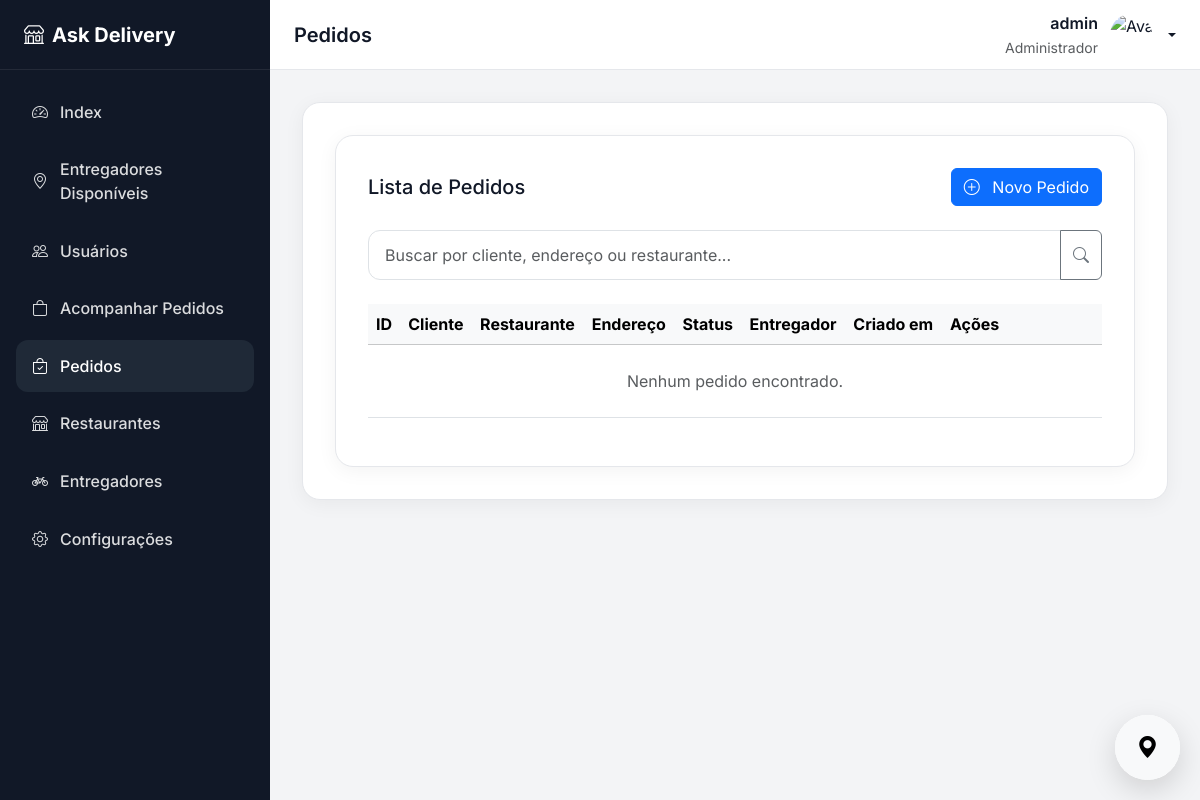
Page /orders/orders/list/ (signed in) on the earlier database version.
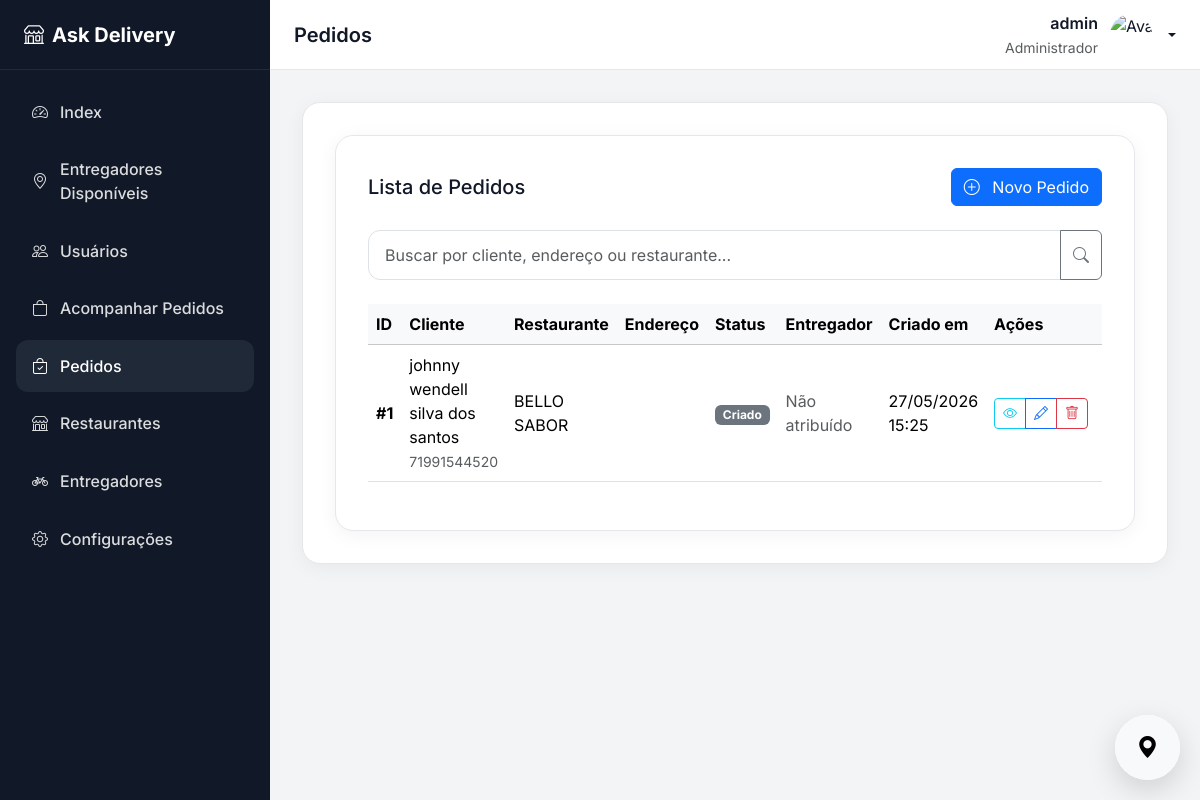
Same page on the later database version.
### orders/models.py (models this page shows, shortened)
class Order(models.Model):
    class Status(models.TextChoices):
        CREATED = 'created', 'Criado'
        APPROVED = 'approved', 'Aprovado pelo restaurante'
        ACCEPTED = 'accepted', 'Aceito pelo entregador'
        PICKING = 'picking', 'Em coleta'
        IN_TRANSIT = 'in_transit', 'Em rota'
        DELIVERED = 'delivered', 'Entregue'
        CANCELED = 'canceled', 'Cancelado'
    customer_name = models.CharField(max_length=150)
    customer_phone = models.CharField(max_length=20, blank=True, null=True)
    latitude = models.DecimalField(max_digits=15, decimal_places=10)
    longitude = models.DecimalField(max_digits=15, decimal_places=10)
    status = models.CharField(
        max_length=20,
        choices=Status.choices,
        default=Status.CREATED
    )
    restaurante = models.ForeignKey(
        Restaurante,
        related_name='orders_restaurante',
        on_delete=models.CASCADE,
    )
    entregador = models.ForeignKey(
        Entregador,
        on_delete=models.SET_NULL,
        null=True,
        blank=True,
        related_name='orders'
    )
    cliente = models.ForeignKey(
        Cliente,
        on_delete=models.SET_NULL,
        null=True,
        blank=True,
    )
    cep = models.CharField(max_length=9, blank=True)
    rua = models.CharField(max_length=200)
    numero = models.CharField(max_length=20)
    complemento = models.CharField(max_length=200, blank=True)
    bairro = models.CharField(max_length=100)
    cidade = models.CharField(max_length=100)
    estado = models.CharField(max_length=2)
    created_at = models.DateTimeField(auto_now_add=True)
    updated_at = models.DateTimeField(auto_now=True)

### core/models.py (models this page shows)
class Restaurante(models.Model):
    usuario = models.OneToOneField(
        Usuario,
        on_delete=models.CASCADE,
        related_name='restaurante'
    )
    nome_fantasia = models.CharField(max_length=200)
    razao_social = models.CharField(max_length=200, blank=True)
    cnpj = models.CharField(max_length=18)
    descricao = models.TextField(blank=True)
    telefone_comercial = models.CharField(max_length=20)
    aberto = models.BooleanField(default=False)
    ativo = models.BooleanField(default=True)
    taxa_entrega = models.DecimalField(max_digits=10, decimal_places=2, default=0)
    tempo_preparo_min = models.IntegerField(default=30)
    latitude = models.DecimalField(max_digits=15, decimal_places=10, null=True, blank=True)
    longitude = models.DecimalField(max_digits=15, decimal_places=10, null=True, blank=True)
    aceita_retirada = models.BooleanField(default=True)
    def __str__(self):
        return self.nome_fantasia

### orders/views.py (the view, shortened to what this page needs)
# urls.py: path('orders/list/', v.OrderListView.as_view(), name='orders_list'),
class OrderListView(CustomView, ListView):
    model = Order
    template_name = 'orders/orders_list.html'
    context_object_name = 'orders'
    paginate_by = 10
    permission_codename = [
        'core.restaurante',
        'core.entregador',
        'core.cliente',
    ]
    def get_queryset(self):
        user = self.request.user
        queryset = Order.objects.select_related(
            'restaurante',
            'entregador',
            'cliente'
        ).all().order_by('-id')
        if user.is_superuser:
            return queryset
    def get_status_badge(self, status):
        badges = {
            'created': 'secondary',
            'approved': 'info',
            'accepted': 'primary',
            'picking': 'warning',
            'in_transit': 'dark',
            'delivered': 'success',
            'canceled': 'danger',
        }
        return badges.get(status, 'secondary')
    def get_urls(self, order):
        return {
            'detail': reverse('orders:order_detail', kwargs={'pk': order.pk}) if hasattr(order, 'pk') else '#',
            'update': reverse('orders:order_update', kwargs={'pk': order.pk}) if hasattr(order, 'pk') else '#',
        }
    def get_context_data(self, **kwargs):
        context = super().get_context_data(**kwargs)
        orders = context['orders']
        for order in orders:
            order.urls = self.get_urls(order)
            order.badge = self.get_status_badge(order.status)
        context['page_title'] = 'Pedidos'
        context['search'] = self.request.GET.get('search', '')
        return context

### core/views_mixins.py (called while the page is built, shortened)
    def dispatch(self, request, *args, **kwargs):
        return super(CheckPermissionMixin, self).dispatch(request, *args, **kwargs)

    def check_user_permissions(self, request):
        if not isinstance(self.permission_codename, list):
            self.permission_codename = [self.permission_codename]
        perms = []
        for permission in self.permission_codename:
            if '.' not in permission:
                permission = str(
                    request.resolver_match.app_name) + '.' + str(permission)
            perms.append(permission)
        return len(self.permission_codename) and (
            request.user.is_superuser or any(
                request.user.has_perm(perm)
                for perm in perms
            )
        )

### orders/templates/orders/orders_list.html (shortened to what this page needs)
{% extends 'base.html' %}
{% load static %}
{% block page_title %}Pedidos{% endblock %}
{% block content %}
<div class="page-card">
    <div class="d-flex justify-content-between align-items-center mb-4 flex-wrap gap-2">
        <h5 class="mb-0">Lista de Pedidos</h5>
        <div class="d-flex gap-2">
            <a href="{% url 'orders:orders_criar' %}" class="btn btn-primary">
                <i class="bi bi-plus-circle me-2"></i>
                Novo Pedido
            </a>
        </div>
    </div>
    <form method="GET" class="mb-4">
        <div class="input-group">
            <input type="text"
                   name="search"
                   class="form-control"
                   placeholder="Buscar por cliente, endereço ou restaurante..."
                   value="{{ search }}">
            <button class="btn btn-outline-secondary" type="submit">
                <i class="bi bi-search"></i>
            </button>
        </div>
    </form>
    <div class="table-responsive">
        <table class="table table-hover align-middle">
            <thead class="table-light">
                <tr>
                    <th>ID</th>
                    <th>Cliente</th>
                    <th>Restaurante</th>
                    <th>Endereço</th>
                    <th>Status</th>
                    <th>Entregador</th>
                    <th>Criado em</th>
                    <th width="160">Ações</th>
                </tr>
            </thead>
            <tbody>
            {% for order in orders %}
                <tr>
                    <td>
                        <strong>#{{ order.id }}</strong>
                    </td>
                    <td>
                        {{ order.customer_name }}
                        <br>
                        <small class="text-muted">
                            {{ order.customer_phone|default:"-" }}
                        </small>
                    </td>
                    <td>
                        {{ order.restaurante }}
                    </td>
                    <td>
                    </td>
                    <td>
                        <span class="badge bg-{{ order.badge }}">
                            {{ order.get_status_display }}
                        </span>
                    </td>
                    <td>
                        {% if order.entregador %}
                            {{ order.entregador.usuario.user.get_full_name }}
                        {% else %}
                            <span class="text-muted">Não atribuído</span>
                        {% endif %}
                    </td>
                    <td>
                        {{ order.created_at|date:"d/m/Y H:i" }}
                    </td>
                    <td>
                        <div class="btn-group">
                            <a href="{{ order.urls.detail }}"
                               class="btn btn-sm btn-outline-info">
                                <i class="bi bi-eye"></i>
                            </a>
                            <a href="{{ order.urls.update }}"
                               class="btn btn-sm btn-outline-primary">
                                <i class="bi bi-pencil"></i>
                            </a>
                            <a href="#"
                               class="btn btn-sm btn-outline-danger">
                                <i class="bi bi-trash"></i>
                            </a>
                        </div>
                    </td>
                </tr>
            {% empty %}
                <tr>
                    <td colspan="8" class="text-center py-4 text-muted">
                        Nenhum pedido encontrado.
                    </td>
                </tr>
            {% endfor %}
            </tbody>
        </table>
    </div>
</div>
{% endblock %}

Differences in the rows shown:
added Order: id "1", customer_name "johnny wendell silva dos santos", customer_phone "71991544520", restaurante "BELLO SABOR", status "Criado", shows "Não atribuído", created_at "27/05/2026 15:25"
Other differences:
text no longer shown: "Nenhum pedido encontrado."
